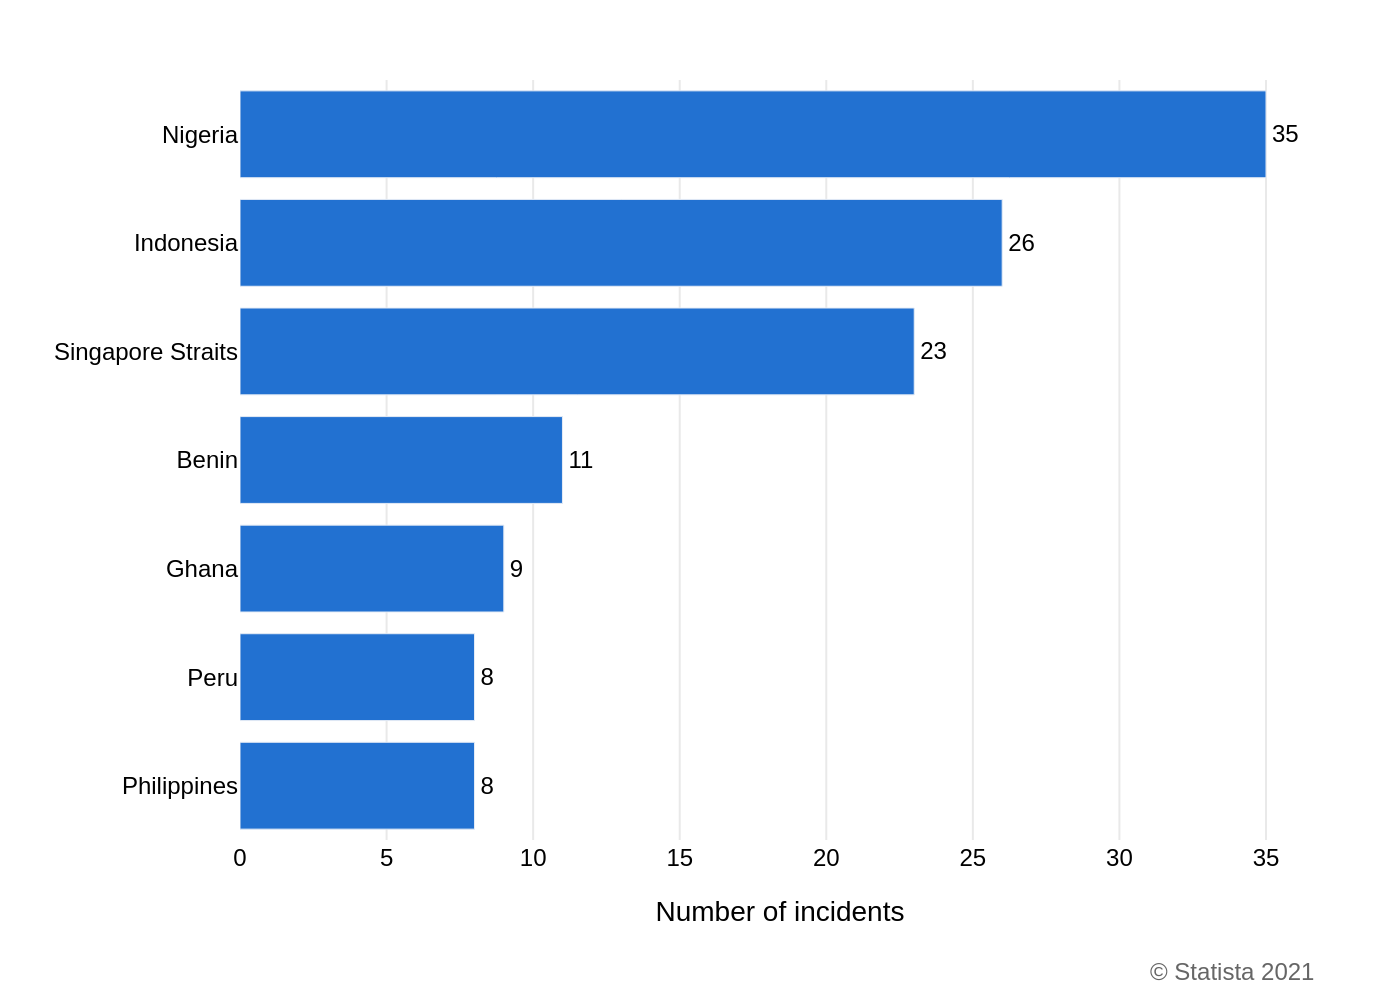

This figure's Python source:
import sys
import json
import plotly.graph_objects as go
from pathlib import Path

# Check for command-line argument
if len(sys.argv) != 2:
    print("Usage: python create_chart.py <path_to_json_file>")
    sys.exit(1)

json_path = Path(sys.argv[1])

# Ensure the JSON file exists
if not json_path.is_file():
    print(f"Error: JSON file not found at '{json_path}'")
    sys.exit(1)

# Load data from the specified JSON file
with open(json_path, 'r', encoding='utf-8') as f:
    chart_info = json.load(f)

# Extract data and texts
data = chart_info['chart_data']
texts = chart_info['texts']
colors = chart_info['colors']

# Prepare data for Plotly horizontal bar chart
# Data is reversed to match the visual top-to-bottom order from the image
categories = [item['category'] for item in data]
values = [item['value'] for item in data]
categories.reverse()
values.reverse()

# Create the figure
fig = go.Figure()

# Add the bar trace
fig.add_trace(go.Bar(
    y=categories,
    x=values,
    orientation='h',
    marker=dict(color=colors[0]),
    text=values,
    texttemplate='%{text}',
    textposition='outside',
    textfont=dict(family="Arial", size=12, color='black'),
    cliponaxis=False  # Prevents text from being clipped at the chart edge
))

# Update layout for a clean and accurate appearance
fig.update_layout(
    title_text="", # No title in the original image
    font=dict(family="Arial", size=12, color='black'),
    xaxis=dict(
        title=texts['x_axis_title'],
        showgrid=True,
        gridcolor='#e9e9e9',
        gridwidth=1,
        zeroline=False,
        showline=False,
        showticklabels=True
    ),
    yaxis=dict(
        title=texts['y_axis_title'],
        showgrid=False,
        zeroline=False,
        showline=False,
        showticklabels=True
    ),
    plot_bgcolor='white',
    paper_bgcolor='white',
    showlegend=False,
    margin=dict(l=120, r=40, t=40, b=80), # Adjust margins for labels
    annotations=[
        dict(
            text=texts['source'],
            showarrow=False,
            xref='paper',
            yref='paper',
            x=1.0,
            y=-0.15,
            xanchor='right',
            yanchor='top',
            align='right',
            font=dict(family="Arial", size=12, color='#666666')
        )
    ]
)

# Define output filename and save the image
output_filename = json_path.with_suffix('.png').name
fig.write_image(output_filename, scale=2)

print(f"Chart saved to {output_filename}")
